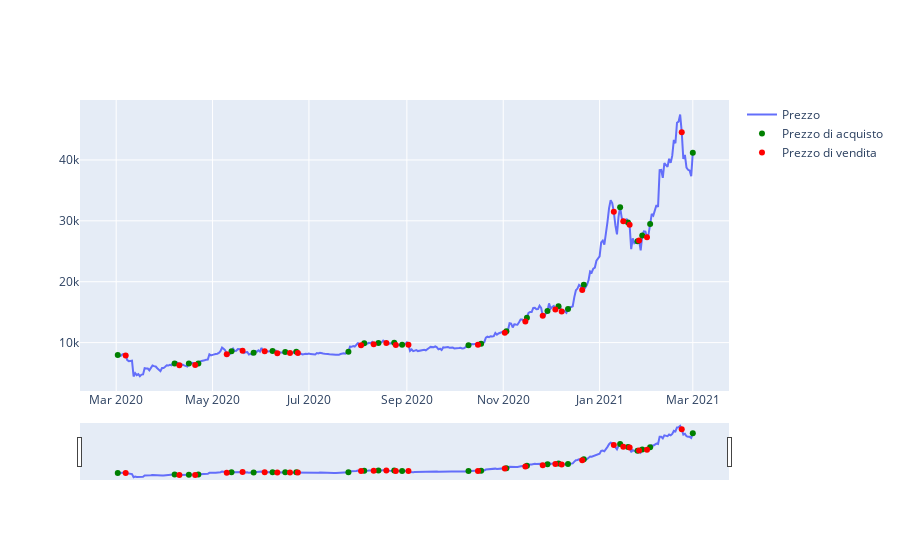

The cell this chart's notebook holds for it:
### Markdown cell above
##### Mostro i punti di acquisto e vendita nel grafico dei prezzi classico

### Code cell
# Crea il grafico
fig = go.Figure()

# Aggiungi la curva dei prezzi
fig.add_trace(go.Scatter(x=tabella['Date'], y=tabella['Close'], mode='lines', name='Prezzo'))

# Aggiungi i punti di acquisto
fig.add_trace(go.Scatter(x=tabella['Date'], y=tabella['Prezzo di acquisto'], mode='markers', name='Prezzo di acquisto', marker=dict(color='green')))

# Aggiungi i punti di vendita
fig.add_trace(go.Scatter(x=tabella['Date'], y=tabella['Prezzo di vendita'], mode='markers', name='Prezzo di vendita', marker=dict(color='red')))

# Aggiungo lo slider sotto
fig.update_layout(
    xaxis=dict(
        rangeslider=dict(
            visible=True
        ),
        type="date"
    )
)

# Mostra il grafico
fig.show()

### Figure 1 — Plotly figure (JSON) as saved in the notebook; plotly's stock layout.template omitted (floating-point values rounded to 4 significant figures; data arrays with more than 128 entries replaced by an {"elided": "..."} marker saying what was removed)
{"data": [{"mode": "lines", "name": "Prezzo", "type": "scatter", "x": {"elided": "366 str values"}, "y": {"elided": "366 float values"}}, {"marker": {"color": "green"}, "mode": "markers", "name": "Prezzo di acquisto", "type": "scatter", "x": {"elided": "366 str values"}, "y": {"elided": "366 float values"}}, {"marker": {"color": "red"}, "mode": "markers", "name": "Prezzo di vendita", "type": "scatter", "x": {"elided": "366 str values"}, "y": {"elided": "366 float values"}}], "layout": {"xaxis": {"rangeslider": {"visible": true}, "type": "date"}}}
